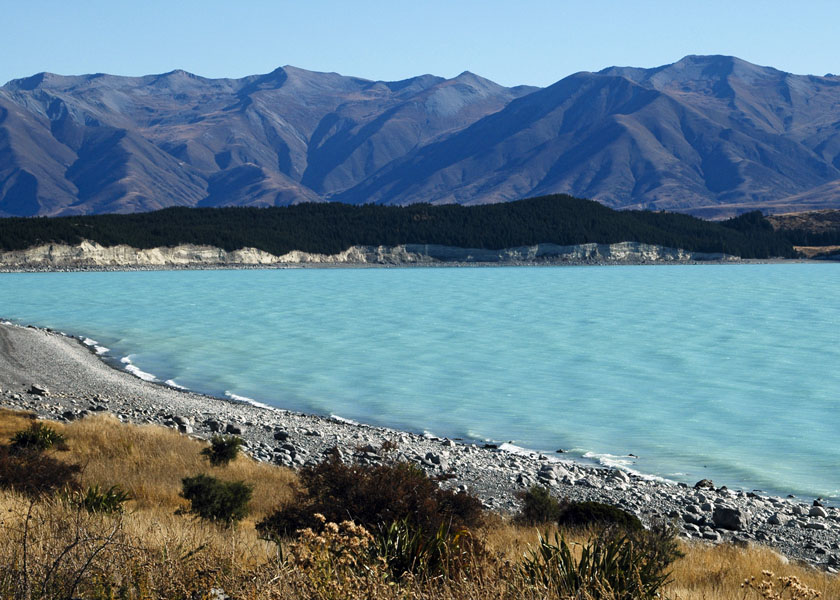
#> input picture assignments/chapter0_opencv_tutorial/New_Zealand_Lake.jpg, 840 x 600 px
$ jupyter execute 02_canny_edge_detection.ipynb   (older library calls are emulated)
#> lines starting #> are read from the running program, lines starting #| are printed output that depends on the picture; after the words box and inside, x2 and y2 are one past the last pixel; in counts of white or black regions, pixels touching at a corner belong together
# تشخیص لبه کنی / Canny Edge Detection

**دانشجو / Student:** مسیح معافی / Masih Moafi
**تاریخ / Date:** ۱۴۰۳/۰۷/۲۸ (October 19, 2025)

---

## هدف / Objective

**هدف:** یادگیری الگوریتم تشخیص لبه کنی و تنظیم پارامترهای آن

**Objective:** Learn the Canny edge detection algorithm and parameter tuning

---

## محتوا / Contents

1. مقدمه‌ای بر الگوریتم کنی / Introduction to Canny Algorithm
2. مراحل الگوریتم کنی / Steps of Canny Algorithm
3. پیاده‌سازی ساده / Simple Implementation
4. تأثیر آستانه‌ها / Effect of Thresholds
5. مراحل میانی / Intermediate Steps
6. تنظیم پارامترها / Parameter Tuning
7. مقایسه با روش‌های دیگر / Comparison with Other Methods
8. کاربردهای عملی / Practical Applications

[cell 1]
# وارد کردن کتابخانه‌های مورد نیاز / Import required libraries
import cv2
import numpy as np
import matplotlib.pyplot as plt
from typing import Tuple, List
import os

# تنظیمات نمایش / Display settings
plt.rcParams['figure.figsize'] = (15, 10)
plt.rcParams['font.size'] = 12

print(f"OpenCV version: {cv2.__version__}")
print(f"NumPy version: {np.__version__}")

## 1. توابع کمکی / Helper Functions

[cell 2]
def display_images(images: list, titles: list, cmap='gray', rows=1):
    """
    نمایش چند تصویر در کنار هم
    """
    n = len(images)
    cols = (n + rows - 1) // rows
    fig, axes = plt.subplots(rows, cols, figsize=(5*cols, 5*rows))

    if n == 1:
        axes = [axes]
    else:
        axes = axes.flatten() if rows > 1 or cols > 1 else [axes]

    for i, (img, title) in enumerate(zip(images, titles)):
        axes[i].imshow(img, cmap=cmap)
        axes[i].set_title(title, fontsize=14, fontweight='bold')
        axes[i].axis('off')

    for i in range(n, len(axes)):
        axes[i].remove()

    plt.tight_layout()
    plt.show()

print("✓ توابع کمکی آماده شدند")

## 2. ایجاد تصویر نمونه / Create Sample Image

[cell 3]
# ایجاد تصویر نمونه
# Create sample image
image = np.zeros((400, 600), dtype=np.uint8)

# اضافه کردن اشکال مختلف
# Add different shapes
cv2.rectangle(image, (50, 50), (200, 200), 255, -1)
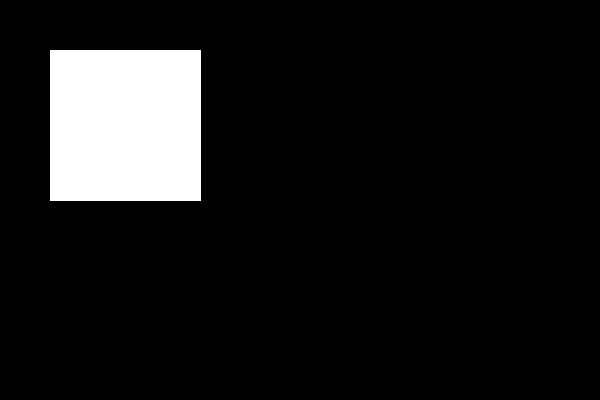
#> image: shape (400, 600); 9.5% white; 1 white region, box (x1, y1, x2, y2) and area: (50, 50, 201, 201) 22801
cv2.rectangle(image, (250, 100), (400, 250), 200, -1)
cv2.circle(image, (150, 300), 60, 180, -1)
cv2.circle(image, (400, 320), 50, 220, -1)
cv2.ellipse(image, (500, 150), (60, 40), 45, 0, 360, 150, -1)

# اضافه کردن نویز خفیف
# Add slight noise
noise = np.random.normal(0, 5, image.shape)
noisy_image = np.clip(image.astype(np.float64) + noise, 0, 255).astype(np.uint8)

display_images([image, noisy_image],
               ['تصویر اصلی / Original', 'تصویر نویزی / Noisy'])

print(f"اندازه تصویر / Image size: {image.shape}")
#| اندازه تصویر / Image size: (400, 600)

## 3. الگوریتم کنی - مقدمه / Canny Algorithm - Introduction

الگوریتم کنی یک روش چند مرحله‌ای برای تشخیص لبه است:

The Canny algorithm is a multi-stage edge detection method:

1. **محو گاوسی / Gaussian Blur**: کاهش نویز
2. **محاسبه گرادیان / Gradient Calculation**: یافتن قدرت و جهت لبه
3. **سرکوب غیرماکزیمم / Non-Maximum Suppression**: نازک کردن لبه‌ها
4. **آستانه‌گذاری هیسترزیس / Hysteresis Thresholding**: انتخاب لبه‌های قوی و ضعیف

## 4. پیاده‌سازی ساده / Simple Implementation

[cell 4]
# اعمال تشخیص لبه کنی
# Apply Canny edge detection
edges = cv2.Canny(noisy_image, threshold1=50, threshold2=150)

# نمایش نتیجه
# Display result
display_images([noisy_image, edges],
               ['تصویر اصلی\nOriginal', 'لبه‌های کنی\nCanny Edges'])

print("✓ تشخیص لبه کنی انجام شد")
print(f"تعداد پیکسل‌های لبه / Edge pixels: {np.sum(edges > 0)}")
#| تعداد پیکسل‌های لبه / Edge pixels: 2284
print(f"درصد لبه / Edge percentage: {100 * np.sum(edges > 0) / edges.size:.2f}%")
#| درصد لبه / Edge percentage: 0.95%

## 5. تأثیر آستانه‌ها / Effect of Thresholds

دو آستانه در الگوریتم کنی:
- **threshold1 (آستانه پایین)**: لبه‌های ضعیف
- **threshold2 (آستانه بالا)**: لبه‌های قوی

Two thresholds in Canny algorithm:
- **threshold1 (low threshold)**: weak edges
- **threshold2 (high threshold)**: strong edges

[cell 5]
# آزمایش آستانه‌های مختلف
# Test different thresholds
threshold_pairs = [(30, 90), (50, 150), (100, 200), (150, 250)]
results = []
titles = ['تصویر اصلی\nOriginal']

for t1, t2 in threshold_pairs:
    edges = cv2.Canny(noisy_image, t1, t2)
    results.append(edges)
    edge_count = np.sum(edges > 0)
    titles.append(f'T1={t1}, T2={t2}\nEdges: {edge_count}')

all_images = [noisy_image] + results
fig, axes = plt.subplots(2, 3, figsize=(15, 10))
axes = axes.flatten()

for i, (img, title) in enumerate(zip(all_images, titles)):
    axes[i].imshow(img, cmap='gray')
    axes[i].set_title(title, fontsize=12, fontweight='bold')
    axes[i].axis('off')

axes[-1].remove()

plt.tight_layout()
plt.show()

print("✓ تأثیر آستانه‌ها نمایش داده شد")

## 6. مراحل میانی الگوریتم / Intermediate Steps

[cell 6]
def canny_steps(image: np.ndarray, t1: int = 50, t2: int = 150) -> dict:
    """
    نمایش مراحل میانی الگوریتم کنی

    Args:
        image: تصویر ورودی
        t1: آستانه پایین
        t2: آستانه بالا

    Returns:
        دیکشنری حاوی مراحل مختلف
    """
#> called with t1 = 50, t2 = 150
    # مرحله 1: محو گاوسی
    # Step 1: Gaussian blur
    blurred = cv2.GaussianBlur(image, (5, 5), 1.4)

    # مرحله 2: محاسبه گرادیان
    # Step 2: Calculate gradients
    gx = cv2.Sobel(blurred, cv2.CV_64F, 1, 0, ksize=3)
    gy = cv2.Sobel(blurred, cv2.CV_64F, 0, 1, ksize=3)
    magnitude = np.sqrt(gx**2 + gy**2)
    direction = np.arctan2(gy, gx)
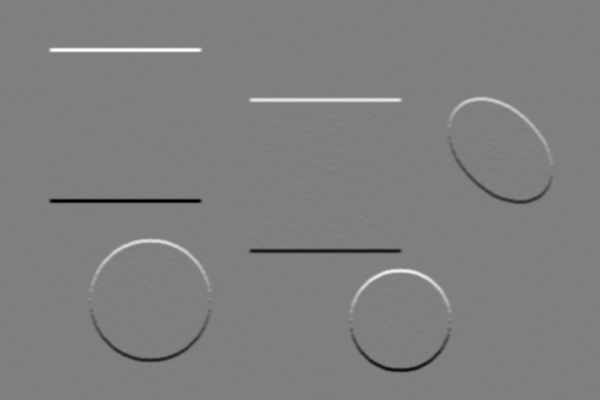
#> gy: shape (400, 600) float64; min -552, max 552, mean 0; drawn with min black and max white

    # نرمال‌سازی قدرت گرادیان
    # Normalize magnitude
    magnitude_norm = cv2.normalize(magnitude, None, 0, 255, cv2.NORM_MINMAX).astype(np.uint8)

    # مرحله 3 و 4: سرکوب غیرماکزیمم و هیسترزیس (توسط cv2.Canny)
    # Steps 3 & 4: Non-maximum suppression and hysteresis (by cv2.Canny)
    edges = cv2.Canny(image, t1, t2)

    return {
        'original': image,
        'blurred': blurred,
        'magnitude': magnitude_norm,
        'edges': edges
    }


# نمایش مراحل
# Display steps
steps = canny_steps(noisy_image, 50, 150)

images = [steps['original'], steps['blurred'], steps['magnitude'], steps['edges']]
titles = ['۱. تصویر اصلی\n1. Original',
          '۲. محو گاوسی\n2. Gaussian Blur',
          '۳. قدرت گرادیان\n3. Gradient Magnitude',
          '۴. لبه‌های نهایی\n4. Final Edges']

display_images(images, titles, rows=2)

print("✓ مراحل میانی نمایش داده شد")

## 7. تنظیم خودکار آستانه‌ها / Automatic Threshold Tuning

یک روش رایج: استفاده از میانه قدرت گرادیان

A common method: using the median of gradient magnitude

[cell 7]
def auto_canny(image: np.ndarray, sigma: float = 0.33) -> Tuple[np.ndarray, int, int]:
    """
    تشخیص لبه کنی با آستانه‌های خودکار

    Args:
        image: تصویر ورودی
        sigma: ضریب برای محاسبه آستانه‌ها

    Returns:
        لبه‌ها، آستانه پایین، آستانه بالا
    """
    # محاسبه میانه
    # Calculate median
    median = np.median(image)

    # محاسبه آستانه‌ها
    # Calculate thresholds
    lower = int(max(0, (1.0 - sigma) * median))
    upper = int(min(255, (1.0 + sigma) * median))

    # اعمال کنی
    # Apply Canny
    edges = cv2.Canny(image, lower, upper)

    return edges, lower, upper


# تست روی تصاویر مختلف
# Test on different images
test_images = [noisy_image, image]
results = []

for img in test_images:
    # دستی
    # Manual
    manual_edges = cv2.Canny(img, 50, 150)

    # خودکار
    # Automatic
    auto_edges, t1, t2 = auto_canny(img)

    results.append((img, manual_edges, auto_edges, t1, t2))

# نمایش نتایج
# Display results
for i, (img, manual, auto, t1, t2) in enumerate(results):
    images = [img, manual, auto]
    titles = [f'تصویر {i+1}\nImage {i+1}',
              'دستی (50, 150)\nManual (50, 150)',
              f'خودکار ({t1}, {t2})\nAuto ({t1}, {t2})']
    display_images(images, titles)
#> this loop made 2 passes
#> pass 1, in display_images (call 4), `plt.show()`:
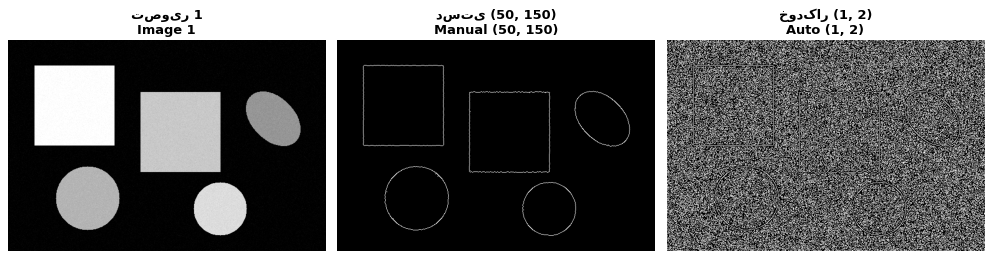
#> figure drawn by matplotlib, 3 panels

print("✓ تنظیم خودکار آستانه‌ها انجام شد")

## 8. مقایسه با روش‌های دیگر / Comparison with Other Methods

[cell 8]
# آماده‌سازی تصویر
# Prepare image
blurred = cv2.GaussianBlur(noisy_image, (5, 5), 0)

# کنی
# Canny
canny = cv2.Canny(blurred, 50, 150)

# سوبل
# Sobel
sobel_x = cv2.Sobel(blurred, cv2.CV_64F, 1, 0, ksize=3)
sobel_y = cv2.Sobel(blurred, cv2.CV_64F, 0, 1, ksize=3)
sobel = np.sqrt(sobel_x**2 + sobel_y**2)
sobel = cv2.normalize(sobel, None, 0, 255, cv2.NORM_MINMAX).astype(np.uint8)
_, sobel_binary = cv2.threshold(sobel, 50, 255, cv2.THRESH_BINARY)

# لاپلاسین
# Laplacian
laplacian = cv2.Laplacian(blurred, cv2.CV_64F, ksize=3)
laplacian = np.abs(laplacian)
laplacian = cv2.normalize(laplacian, None, 0, 255, cv2.NORM_MINMAX).astype(np.uint8)
_, laplacian_binary = cv2.threshold(laplacian, 50, 255, cv2.THRESH_BINARY)
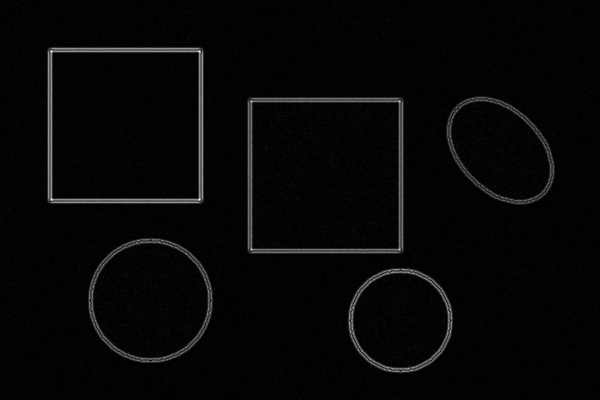
#> laplacian: shape (400, 600); min 0, max 255, mean 6.2

# نمایش مقایسه
# Display comparison
images = [noisy_image, canny, sobel_binary, laplacian_binary]
titles = ['تصویر اصلی\nOriginal',
          'کنی\nCanny',
          'سوبل\nSobel',
          'لاپلاسین\nLaplacian']

display_images(images, titles, rows=2)
#> in display_images (call 6), `plt.show()`:
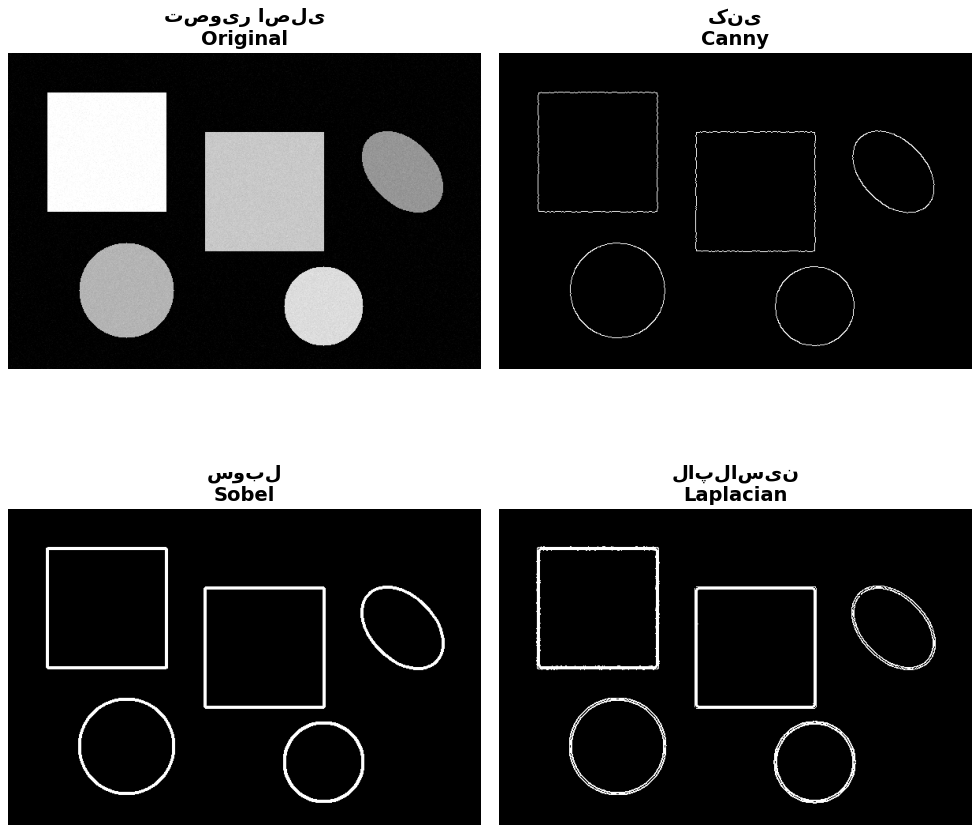
#> figure drawn by matplotlib, 4 panels

# محاسبه آمار
# Calculate statistics
print("\nآمار لبه‌ها / Edge Statistics:")
print(f"کنی / Canny: {np.sum(canny > 0)} پیکسل")
#| کنی / Canny: 2393 پیکسل
print(f"سوبل / Sobel: {np.sum(sobel_binary > 0)} پیکسل")
#| سوبل / Sobel: 8882 پیکسل
print(f"لاپلاسین / Laplacian: {np.sum(laplacian_binary > 0)} پیکسل")
#| لاپلاسین / Laplacian: 8604 پیکسل

## 9. تأثیر محو گاوسی / Effect of Gaussian Blur

[cell 9]
# ایجاد تصویر نویزی
# Create noisy image
noise = np.random.normal(0, 15, image.shape)
very_noisy = np.clip(image.astype(np.float64) + noise, 0, 255).astype(np.uint8)

# کنی بدون محو
# Canny without blur
canny_no_blur = cv2.Canny(very_noisy, 50, 150)

# کنی با محوهای مختلف
# Canny with different blurs
blur_sizes = [(3, 3), (5, 5), (7, 7)]
results = []

for size in blur_sizes:
    blurred = cv2.GaussianBlur(very_noisy, size, 0)
    edges = cv2.Canny(blurred, 50, 150)
    results.append(edges)
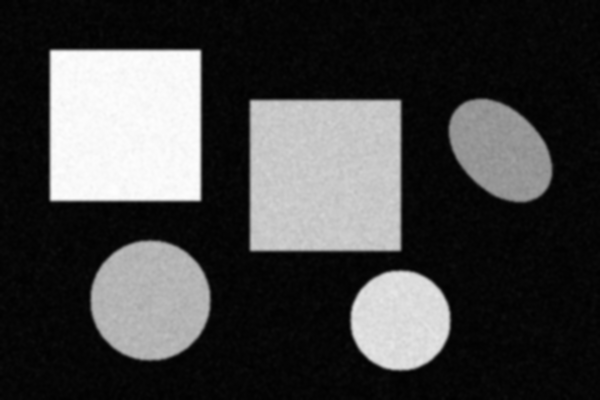
#> blurred: shape (400, 600); min 1, max 254, mean 67

# نمایش نتایج
# Display results
images = [very_noisy, canny_no_blur] + results
titles = ['تصویر نویزی\nNoisy Image',
          'بدون محو\nNo Blur',
          'محو 3x3\nBlur 3x3',
          'محو 5x5\nBlur 5x5',
          'محو 7x7\nBlur 7x7']

fig, axes = plt.subplots(2, 3, figsize=(15, 10))
axes = axes.flatten()

for i, (img, title) in enumerate(zip(images, titles)):
    axes[i].imshow(img, cmap='gray')
    axes[i].set_title(title, fontsize=12, fontweight='bold')
    axes[i].axis('off')

axes[-1].remove()

plt.tight_layout()
plt.show()
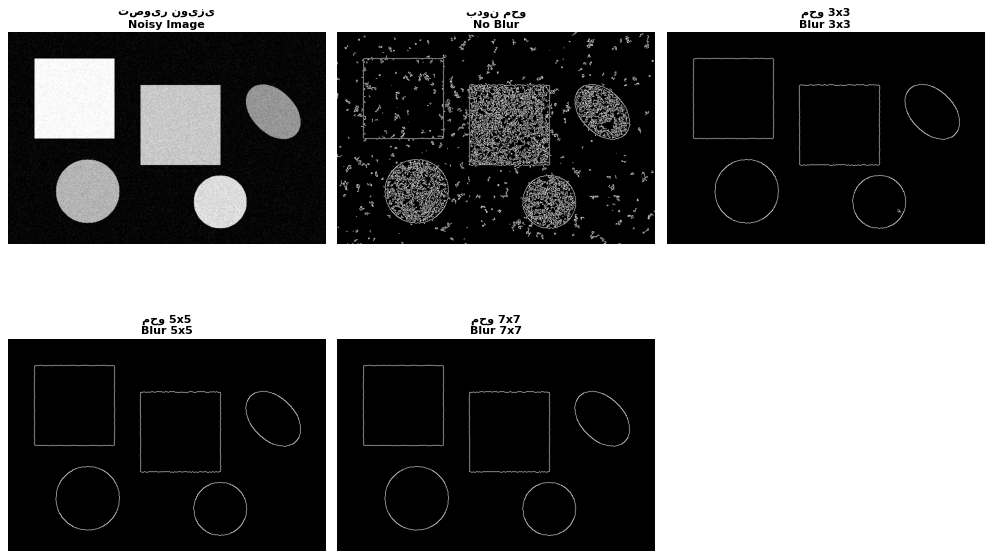
#> figure drawn by matplotlib, 5 panels

print("✓ تأثیر محو گاوسی نمایش داده شد")

## 10. کاربردهای عملی / Practical Applications

[cell 10]
# تست روی تصاویر واقعی
# Test on real images
test_paths = [
    '../chapter0_opencv_tutorial/New_Zealand_Lake.jpg',
    '../chapter0_opencv_tutorial/coca-cola-logo.png',
    '../chapter2_practical/how-many-horses.webp'
]

for path in test_paths:
    if os.path.exists(path):
        # خواندن تصویر
        # Read image
        img = cv2.imread(path)
#> img is the input picture: shape (600, 840, 3); mean B, G, R 140.2, 126.7, 100.9

        if img is not None:
            # تبدیل به خاکستری
            # Convert to grayscale
            gray = cv2.cvtColor(img, cv2.COLOR_BGR2GRAY)
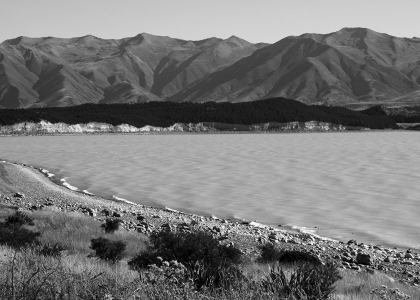
#> gray: shape (600, 840) (shown at 1/2 size); min 0, max 255, mean 120.5

            # تغییر اندازه در صورت نیاز
            # Resize if needed
            if gray.shape[0] > 500 or gray.shape[1] > 500:
                scale = 500 / max(gray.shape)
                gray = cv2.resize(gray, None, fx=scale, fy=scale)
#> gray: shape (357, 500)

            # تشخیص لبه با آستانه‌های مختلف
            # Edge detection with different thresholds
            edges1 = cv2.Canny(gray, 30, 90)
#> edges1: shape (357, 500); 19.7% white in thin lines or dots
            edges2 = cv2.Canny(gray, 50, 150)
#> edges2: shape (357, 500); 15.4% white in thin lines or dots
            edges3 = cv2.Canny(gray, 100, 200)
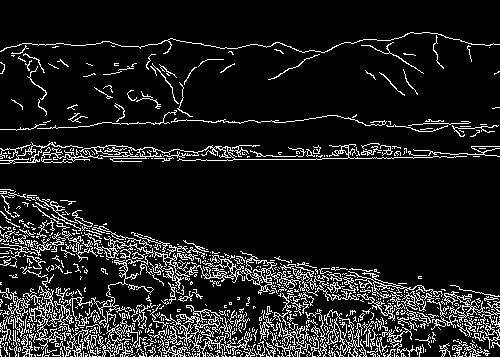
#> edges3: shape (357, 500); 11.4% white in thin lines or dots

            # تشخیص لبه خودکار
            # Automatic edge detection
            auto_edges, t1, t2 = auto_canny(gray)
#> call 3 of auto_canny, with sigma = 0.33
#> in auto_canny (call 3), `median = np.median(image)`: median = 119
#> in auto_canny (call 3), `lower = int(max(0, (1.0 - sigma) * median))`: lower = 79
#> in auto_canny (call 3), `upper = int(min(255, (1.0 + sigma) * median))`: upper = 158
#> in auto_canny (call 3), `edges = cv2.Canny(image, lower, upper)`:
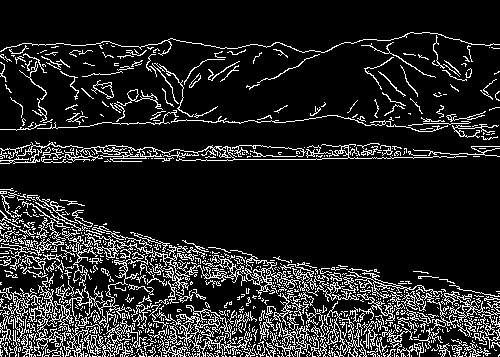
#> edges: shape (357, 500); 13.6% white in thin lines or dots
#> t1 = 79; t2 = 158

            # نمایش نتایج
            # Display results
            images = [gray, edges1, edges2, edges3, auto_edges]
            titles = ['تصویر اصلی\nOriginal',
                      '(30, 90)',
                      '(50, 150)',
                      '(100, 200)',
                      f'خودکار\nAuto ({t1}, {t2})']

            fig, axes = plt.subplots(2, 3, figsize=(15, 10))
            axes = axes.flatten()

            for i, (img_show, title) in enumerate(zip(images, titles)):
                axes[i].imshow(img_show, cmap='gray')
                axes[i].set_title(title, fontsize=12, fontweight='bold')
                axes[i].axis('off')
#> this loop made 5 passes
#> title on passes 2 to 4: '(30, 90)', '(50, 150)', '(100, 200)'

            axes[-1].remove()

            plt.suptitle(f'تصویر: {os.path.basename(path)}', fontsize=14, fontweight='bold')
            plt.tight_layout()
            plt.show()

            print(f"✓ تست روی تصویر واقعی انجام شد: {os.path.basename(path)}")
            break
else:
    print("⚠ تصویر تست یافت نشد")

$ run again, with assignments/chapter0_opencv_tutorial/checkerboard_color.png saved as assignments/chapter0_opencv_tutorial/New_Zealand_Lake.jpg
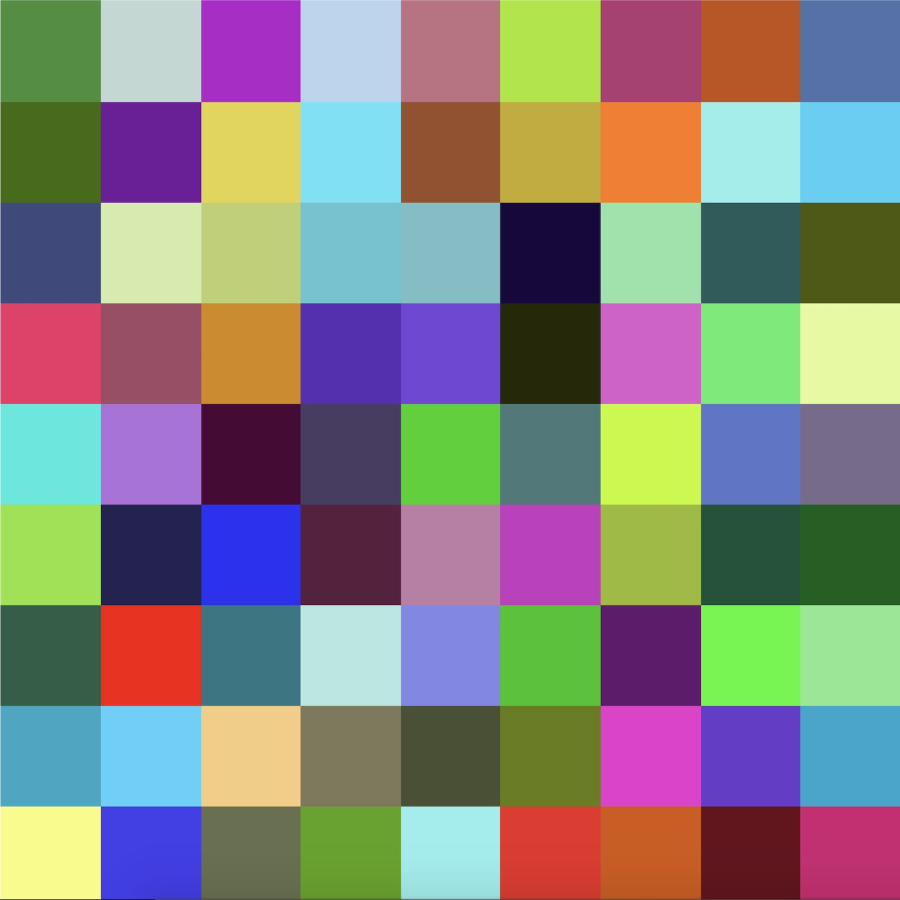
#> input picture assignments/chapter0_opencv_tutorial/checkerboard_color.png, 1800 x 1800 px (shown at 1/2 size)
#| اندازه تصویر / Image size: (400, 600)
#| تعداد پیکسل‌های لبه / Edge pixels: 2284
#| درصد لبه / Edge percentage: 0.95%
#| کنی / Canny: 2393 پیکسل
#| سوبل / Sobel: 8882 پیکسل
#| لاپلاسین / Laplacian: 8604 پیکسل
#> img is the input picture: shape (1800, 1800, 3); mean B, G, R 126.7, 131.5, 133
#> `edges1 = cv2.Canny(gray, 30, 90)`:
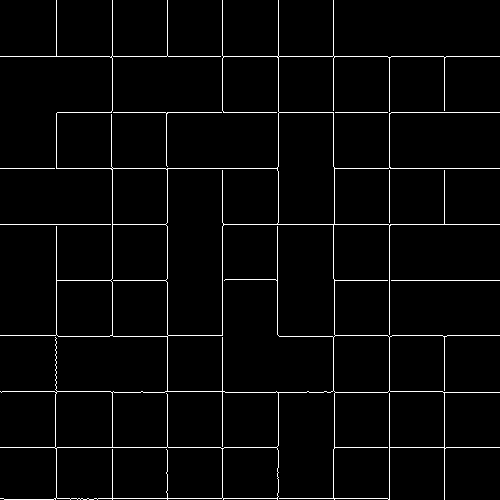
#> edges1: shape (500, 500); 2.9% white in thin lines or dots
#> edges2: shape (500, 500); 2.7% white in thin lines or dots
#> edges3: shape (500, 500); 2.4% white in thin lines or dots
#> median = 119
#> lower = 79
#> upper = 158
#> in auto_canny (call 3), `edges = cv2.Canny(image, lower, upper)`:
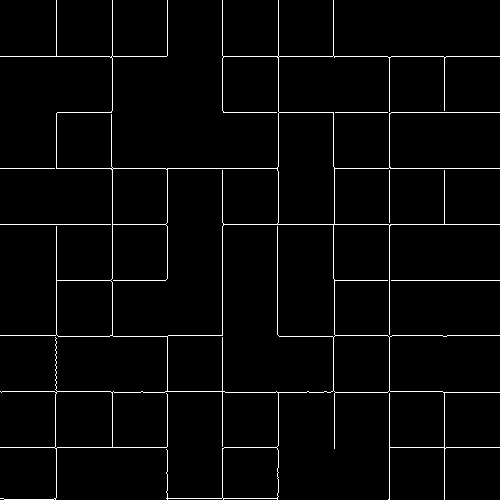
#> edges: shape (500, 500); 2.5% white in thin lines or dots
#> `auto_edges, t1, t2 = auto_canny(gray)`: t1 = 79; t2 = 158
#> the loop `for i, (img_show, title) in enumerate(zip(images, titles)):` made 5 passes
#> title on passes 2 to 4: '(30, 90)', '(50, 150)', '(100, 200)'
